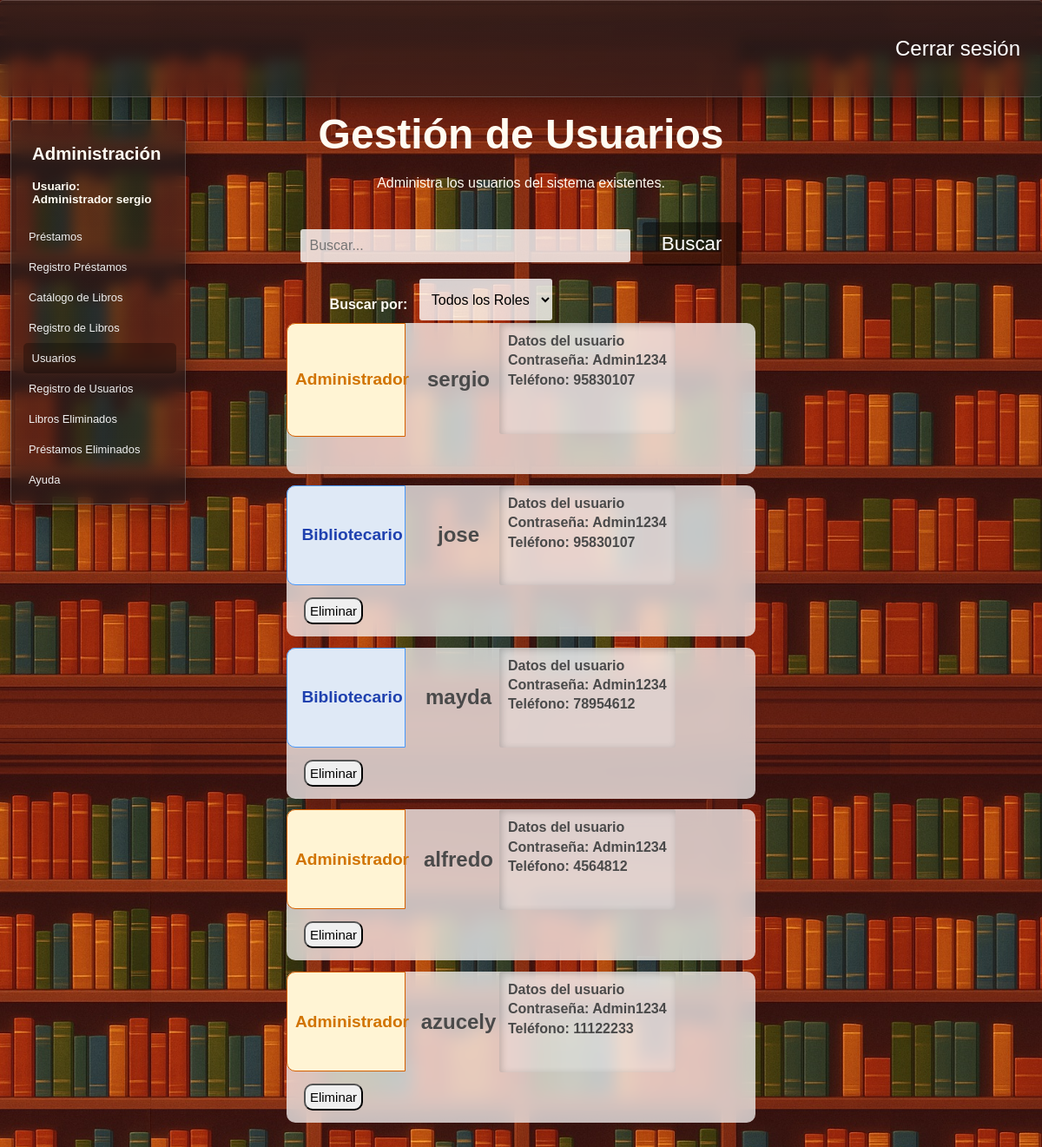
Screenshot of /usuarios (signed in) with the database file from the repository.
### tables this page shows
CREATE TABLE "Roles" (
	"id_rol"	INTEGER NOT NULL,
	"rol"	TEXT NOT NULL,
	PRIMARY KEY("id_rol" AUTOINCREMENT)
);

CREATE TABLE "Administradores" (
	"id_administrador"	INTEGER NOT NULL,
	"usuario"	TEXT NOT NULL,
	"contrasena"	TEXT NOT NULL,
	"telefono"	TEXT NOT NULL,
	"id_rol"	INTEGER NOT NULL,
	PRIMARY KEY("id_administrador" AUTOINCREMENT),
	FOREIGN KEY("id_rol") REFERENCES "Roles"("id_rol")
);

### app.py (the view)
@app.route("/usuarios",methods = ["POST","GET"])
def usuarios():
    if "usuario" not in session:
        return redirect("/") #Solo se puede acceder con session iniciada
    exito = request.args.get("exito","")
    conexion = conexion_BD()
    query = conexion.cursor()
    query.execute("""Select a.id_rol,r.rol,a.usuario,a.contrasena,a.telefono,a.id_administrador from administradores a
                    join roles r on a.id_rol = r.id_rol""")
    usuarios = query.fetchall()
    query.close()
    conexion.close()
    return render_template("usuarios.html",usuarios = usuarios,exito=exito)

### config.py (called while the page is built)
def conexion_BD():
    return sqlite3.connect(DB_PATH)

### templates/usuarios.html (shortened to what this page needs)
<!DOCTYPE html>
<html lang="es">
<head>
    <link rel="stylesheet" href="{{ url_for('static', filename='estilo_usuarios.css') }}">
    <link rel="stylesheet" href="{{ url_for('static', filename='barra_lateral.css') }}">
    <link rel="stylesheet" href="{{ url_for('static', filename='filtros.css') }}">
    <link rel="stylesheet" href="{{ url_for('static', filename='general.css') }}">
</head>
<body>
    <header>
        <div class="navbar fondo-cristal">
            <a href="{{ url_for('logout') }}">Cerrar sesión</a>
        </div>
    </header>
    <main>
        {% if ((session["rol"]) == "Administrador") or ((session["rol"]) == "Bibliotecario") %}
        <section class="barra-lateral fondo-cristal">
            <h2>Administración</h2>
            <h4>Usuario: <br>
            {{session["rol"]}}&nbsp;{{session["usuario"]}}</h4>
            <nav>
                <a href="{{ url_for('prestamos') }}">Préstamos </a>
                <a href="{{ url_for('registro_prestamos') }}">Registro Préstamos</a>
                <a href="{{ url_for('libros') }}">Catálogo de Libros </a>
                <a href="{{ url_for('insertar_libro') }}">Registro de Libros</a>
                {% if session["rol"] == "Administrador" %}
                <a href="{{ url_for('usuarios') }}" id="pagina-actual">Usuarios</a>
                <a href="{{ url_for('registrar_usuarios') }}">Registro de Usuarios</a>
                <a href="{{ url_for('libros_eliminados') }}">Libros Eliminados</a>
                <a href="{{ url_for('prestamos_eliminados') }}">Préstamos Eliminados</a>
                {% endif %}
                <a target="_blank" href="https://www.canva.com/design/DAGnUI0PU7M/cDvkG9fCgPKL4FTZee_YLQ/edit">Ayuda</a>
            </nav>
        </section>
        {% endif %}
        <div class="div-busqueda">
            <form class="frm-usuarios" action="/buscar_usuario" method="POST">
                <label for="buscar_usuario"><h1>Gestión de Usuarios</h1>Administra los usuarios del sistema existentes.</label><br><br><br>
                <input class="buscar-usuario" id="cuadro-busqueda" type="text" name="buscar_usuario" autocomplete="off" placeholder="Buscar...">&nbsp;&nbsp;
                <button id="btn-buscar" type="submit">Buscar</button>
                <section class="menu-filtros">
                    <nav>
                        <section>
                            <h4> Buscar por: &nbsp;&nbsp;</h4>
                            <select name="filtro-busqueda" id="filtro-busqueda">
                                <option value="Todos">Todos los Roles</option>
                            </select>
                        </section>
                    </nav>
            </form>
        </div>
        <div class="contendor-usuarios">
            {% for usuario in usuarios %}
            <div class="usuario">
                <span class="span-rol"
                {% if (usuario[0]|int) == 2 %}
                    id="u-administrador"
                {% elif (usuario[0]|int) == 1 %}
                    id="u-bibliotecario"
                {% endif %}
                >
                    <h2>{{usuario[1]}}</h2>
                </span>
                <span id="span-info-usuarios">
                    <h2>{{usuario[2]}}</h2>
                </span>
                <span id="span-informacion-usuario">
                    <h4 class="h4-datos-usuario">
                        <strong>Datos del usuario</strong><br>
                        Contraseña: {{usuario[3]}} <br>
                        Teléfono: {{usuario[4]}}<br>
                    </h4>
                </span>
                <span id="span-acciones-usuario">
                    {% if session["rol"] == 'Administrador' and usuario[5]|int != 1 and session["id_administrador"] != usuario[5] %}
                        <form class="frm-eliminar-usuario" action="/eliminar_usuario" method="POST">
                            <button type="reset" class="btn-eliminacion"> Eliminar </button>
                        </form>
                    {% endif %}
                </span>
            </div>
            {% endfor %}
            <br><br><br><br>
        </div>
    </main>
</body>
</html>

### static/estilo_usuarios.css (style rules this page uses)
body { background-image: url('img/libros-loop-v2.jpg'); background-size: cover; background-position: top; }
main { height: 100vh; display: flex; flex-direction: column; justify-content: center; align-items: center; color: #fffbf2; }
.contendor-usuarios { display: block; position: relative; width: 45%; height: auto; min-height: 70%; top: 40%; z-index: 0; margin: 2rem auto; }
.usuario { background-color: rgba(255, 255, 255, 0.721); backdrop-filter: blur(10px); display: flex; flex-wrap: wrap; width: 100%; height: 25%; border-radius: 10px; margin-bottom: .8rem; color: #4a4a4a; transition: 0.3s ease-in-out; }
.span-rol { position: relative; display: flex; width: 25%; flex-direction: column; justify-content: center; align-items: center; border-top-left-radius: 10px; border-bottom-left-radius: 10px; font-size: 80%; }
#span-info-usuarios { position: relative; display: flex; width: 20%; flex-direction: column; justify-content: center; align-items: center; }
.h4-datos-usuario { background-color: rgba(255, 255, 255, 0.252); padding: 10px; line-height: 1.4; margin: 0; height: 83%; border-radius: 3px; box-shadow: inset 2px 2px 8px rgba(0, 0, 0, 0.2); }
#span-acciones-usuario { position: relative; width: 20%; border-top-right-radius: 15px; border-bottom-right-radius: 15px; display: flex; flex-direction: column; align-items: center; justify-content:center; }
#span-acciones-usuario button { border-radius: 10px; padding: 5px; font-size: 15px; transition: .3s ease-in-out; }
#u-administrador { background-color: rgb(255, 244, 212); color: rgb(209, 115, 0); border: solid 1px rgb(212, 95, 0); }
#u-bibliotecario { background-color: rgb(223,233,246); color: rgb(31,65,175); border: solid 1px rgb(72, 152, 250); }
.div-busqueda { text-align: center; position: absolute; top: 5rem; height: auto; width: 60%; padding: 15px; border-radius: 4px; }
form select, form input { padding: 10px; font-size: 1rem; border-radius: 3px; border: none; background-color: rgba(255, 255, 255, 0.8); color: black; }
form select { height: 3rem; }
#cuadro-busqueda { width: 50%; }

### static/barra_lateral.css (style rules this page uses)
.barra-lateral { position: absolute; width: 15%; height: auto; left: 1%; top: 10%; padding: 10px; }
.barra-lateral nav { margin-top: 10%; }
.barra-lateral nav a { padding: 10px; color: #efefef; text-decoration: none; display: block; font-size: 1.4rem; transition: 0.2s ease-in-out; border-radius: 5px; }
.barra-lateral h4, .barra-lateral h2 { margin-left: 14px; }
#pagina-actual { background-color: rgba(0, 0, 0, 0.294); margin-left: 2%; }
@media (max-width: 1280px) { .barra-lateral { font-size: 85%; } }
@media (max-width: 1280px) { .barra-lateral nav a { font-size: 95%; } }

### static/filtros.css (style rules this page uses)
.menu-filtros { position: absolute; display: flex; width: 100%; }
.menu-filtros nav { margin-top: 2%; display: flex; width: 90%; justify-content: space-evenly; }
h2 { margin-left: 14px; }
.menu-filtros nav section { display: flex; }

### static/general.css (style rules this page uses)
body { margin: 0; padding: 0; font-family: Arial, sans-serif; }
h1 { font-size: 3rem; margin-bottom: 20px; }
#btn-registrar, #btn-buscar, #btn-catalogo, #btn-login, #btn-registrar-prestamo { text-decoration: none; color: white; background-color: #00000071; padding: 12px 22px; font-size: 1.4rem; border: none; border-radius: 4px; transition: background-color 0.2s ease-in-out; }
.navbar { background-color: #00000071; width: 100%; height: 8%; position: absolute; top: 0px; display: flex; align-items: center; justify-content: flex-end; border-left: none !important; border-right: none !important; }
.navbar a { text-decoration: none; color: white; padding: 25px; font-size: 1.5rem; transition: 0.1s ease-in; border-radius: 4px; }
.fondo-cristal { background: linear-gradient(rgba(31,31,31,0.6),rgba(31,31,31,0.45)); backdrop-filter: blur(8px); box-shadow: 0 8px 32px 0 rgba(0,0,0,0.37); border: solid 1px rgba(255, 255, 255, 0.21); border-radius: 4px; }

### rows the page displays
Roles: rol "Administrador"
Administradores: usuario "sergio", rol "Administrador", contrasena "Admin1234", telefono "95830107"
Administradores: rol "Bibliotecario", usuario "jose", contrasena "Admin1234", telefono "95830107"
Administradores: rol "Bibliotecario", usuario "mayda", contrasena "Admin1234", telefono "78954612"
Administradores: rol "Administrador", usuario "alfredo", contrasena "Admin1234", telefono "4564812"
Administradores: rol "Administrador", usuario "azucely", contrasena "Admin1234", telefono "11122233"
